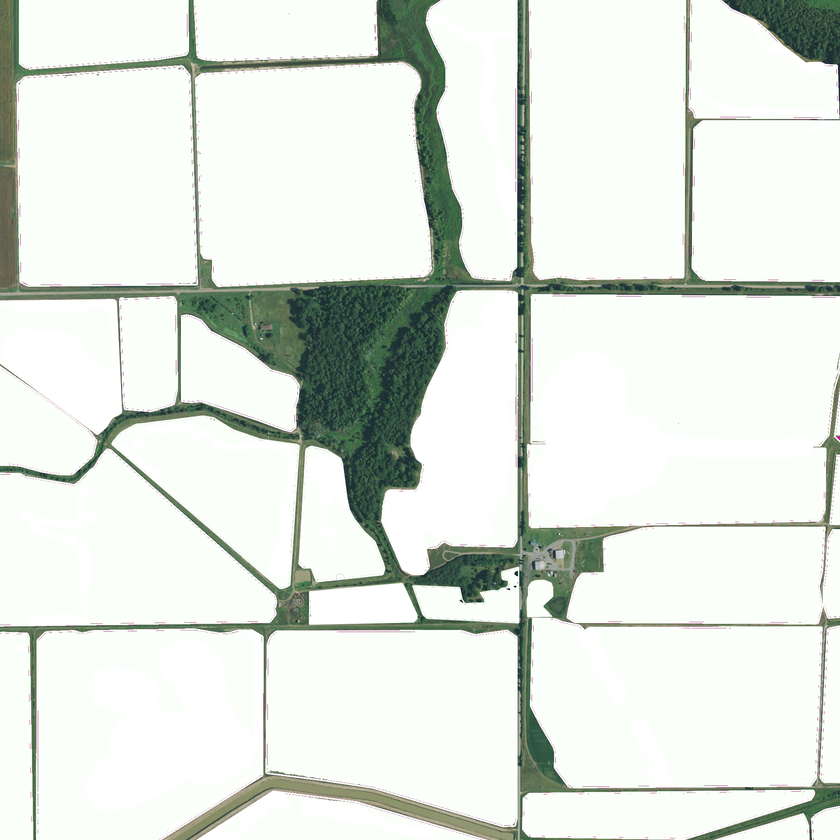
%> input picture Project/Processing/labeled_field.png, 840 x 840 px, shrunk from 2048 x 2048 before the run
$ octave Binarizing.m   (GNU Octave 9; MATLAB toolbox functions it lacks are replaced by stand-ins)
%> lines starting %> are read from the running program, lines starting %| are printed output that depends on the picture; in (x1, y1, x2, y2) boxes, pixels count from 0 and x2, y2 are one past the last pixel; in counts of white or black regions, pixels touching at a corner belong together; the program's own positions count from 1
image = 'Labeled_field.png';
I = imread(image);
%> I is the input picture: size 840x840x3 uint8; mean R, G, B 223.4, 229.4, 222.5
I = rgb2gray(I);
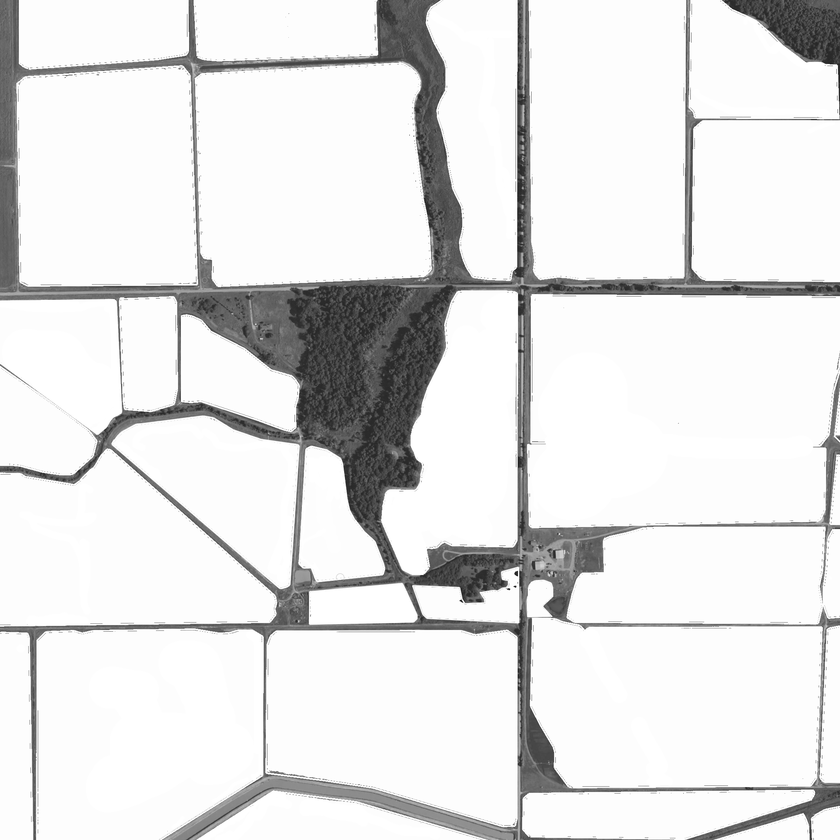
%> I: size 840x840 uint8; min 12, max 255, mean 226.7
I(I < 250) = 0;
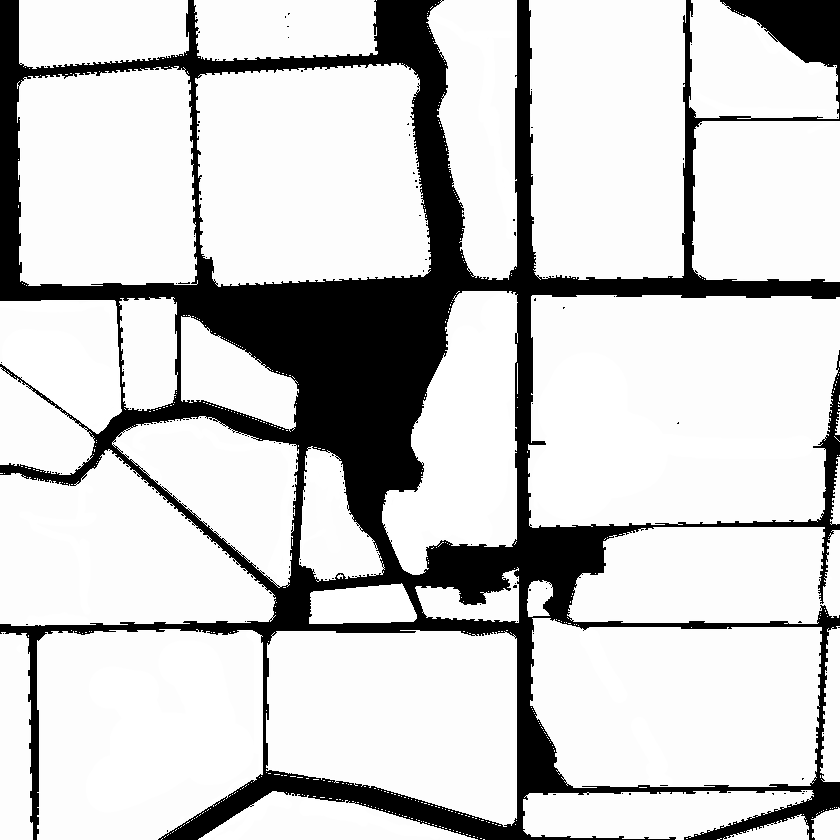
%> I: size 840x840 uint8; 19.09% of pixels changed, all inside (x1, y1, x2, y2) = (0, 0, 840, 840)
imwrite(I, sprintf('binarized_%s', image));
